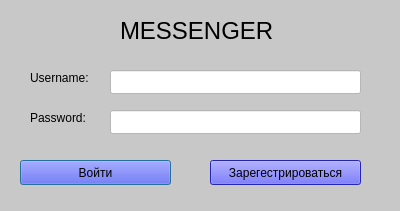
<?xml version="1.0" encoding="UTF-8"?>
<ui version="4.0">
 <class>Dialog</class>
 <widget class="QDialog" name="Dialog">
  <property name="geometry">
   <rect>
    <x>0</x>
    <y>0</y>
    <width>400</width>
    <height>211</height>
   </rect>
  </property>
  <property name="palette">
   <palette>
    <active>
     <colorrole role="WindowText">
      <brush brushstyle="SolidPattern">
       <color alpha="255">
        <red>255</red>
        <green>255</green>
        <blue>255</blue>
       </color>
      </brush>
     </colorrole>
     <colorrole role="Button">
      <brush brushstyle="SolidPattern">
       <color alpha="255">
        <red>200</red>
        <green>200</green>
        <blue>200</blue>
       </color>
      </brush>
     </colorrole>
     <colorrole role="Text">
      <brush brushstyle="SolidPattern">
       <color alpha="255">
        <red>0</red>
        <green>0</green>
        <blue>0</blue>
       </color>
      </brush>
     </colorrole>
     <colorrole role="ButtonText">
      <brush brushstyle="SolidPattern">
       <color alpha="255">
        <red>255</red>
        <green>255</green>
        <blue>255</blue>
       </color>
      </brush>
     </colorrole>
     <colorrole role="Base">
      <brush brushstyle="SolidPattern">
       <color alpha="255">
        <red>200</red>
        <green>200</green>
        <blue>200</blue>
       </color>
      </brush>
     </colorrole>
     <colorrole role="Window">
      <brush brushstyle="SolidPattern">
       <color alpha="255">
        <red>200</red>
        <green>200</green>
        <blue>200</blue>
       </color>
      </brush>
     </colorrole>
     <colorrole role="PlaceholderText">
      <brush brushstyle="SolidPattern">
       <color alpha="128">
        <red>0</red>
        <green>0</green>
        <blue>0</blue>
       </color>
      </brush>
     </colorrole>
    </active>
    <inactive>
     <colorrole role="WindowText">
      <brush brushstyle="SolidPattern">
       <color alpha="255">
        <red>255</red>
        <green>255</green>
        <blue>255</blue>
       </color>
      </brush>
     </colorrole>
     <colorrole role="Button">
      <brush brushstyle="SolidPattern">
       <color alpha="255">
        <red>200</red>
        <green>200</green>
        <blue>200</blue>
       </color>
      </brush>
     </colorrole>
     <colorrole role="Text">
      <brush brushstyle="SolidPattern">
       <color alpha="255">
        <red>0</red>
        <green>0</green>
        <blue>0</blue>
       </color>
      </brush>
     </colorrole>
     <colorrole role="ButtonText">
      <brush brushstyle="SolidPattern">
       <color alpha="255">
        <red>255</red>
        <green>255</green>
        <blue>255</blue>
       </color>
      </brush>
     </colorrole>
     <colorrole role="Base">
      <brush brushstyle="SolidPattern">
       <color alpha="255">
        <red>200</red>
        <green>200</green>
        <blue>200</blue>
       </color>
      </brush>
     </colorrole>
     <colorrole role="Window">
      <brush brushstyle="SolidPattern">
       <color alpha="255">
        <red>200</red>
        <green>200</green>
        <blue>200</blue>
       </color>
      </brush>
     </colorrole>
     <colorrole role="PlaceholderText">
      <brush brushstyle="SolidPattern">
       <color alpha="128">
        <red>0</red>
        <green>0</green>
        <blue>0</blue>
       </color>
      </brush>
     </colorrole>
    </inactive>
    <disabled>
     <colorrole role="WindowText">
      <brush brushstyle="SolidPattern">
       <color alpha="255">
        <red>120</red>
        <green>120</green>
        <blue>120</blue>
       </color>
      </brush>
     </colorrole>
     <colorrole role="Button">
      <brush brushstyle="SolidPattern">
       <color alpha="255">
        <red>200</red>
        <green>200</green>
        <blue>200</blue>
       </color>
      </brush>
     </colorrole>
     <colorrole role="Text">
      <brush brushstyle="SolidPattern">
       <color alpha="255">
        <red>0</red>
        <green>0</green>
        <blue>0</blue>
       </color>
      </brush>
     </colorrole>
     <colorrole role="ButtonText">
      <brush brushstyle="SolidPattern">
       <color alpha="255">
        <red>120</red>
        <green>120</green>
        <blue>120</blue>
       </color>
      </brush>
     </colorrole>
     <colorrole role="Base">
      <brush brushstyle="SolidPattern">
       <color alpha="255">
        <red>200</red>
        <green>200</green>
        <blue>200</blue>
       </color>
      </brush>
     </colorrole>
     <colorrole role="Window">
      <brush brushstyle="SolidPattern">
       <color alpha="255">
        <red>200</red>
        <green>200</green>
        <blue>200</blue>
       </color>
      </brush>
     </colorrole>
     <colorrole role="PlaceholderText">
      <brush brushstyle="SolidPattern">
       <color alpha="128">
        <red>0</red>
        <green>0</green>
        <blue>0</blue>
       </color>
      </brush>
     </colorrole>
    </disabled>
   </palette>
  </property>
  <property name="windowTitle">
   <string>Dialog</string>
  </property>
  <property name="styleSheet">
   <string notr="true">background-color: rgb(200, 200, 200);
color: rgb(0, 0, 0);</string>
  </property>
  <widget class="QLabel" name="label">
   <property name="geometry">
    <rect>
     <x>120</x>
     <y>10</y>
     <width>181</width>
     <height>41</height>
    </rect>
   </property>
   <property name="font">
    <font>
     <pointsize>18</pointsize>
    </font>
   </property>
   <property name="text">
    <string>MESSENGER</string>
   </property>
  </widget>
  <widget class="QLabel" name="label_2">
   <property name="geometry">
    <rect>
     <x>30</x>
     <y>70</y>
     <width>91</width>
     <height>16</height>
    </rect>
   </property>
   <property name="palette">
    <palette>
     <active>
      <colorrole role="WindowText">
       <brush brushstyle="SolidPattern">
        <color alpha="255">
         <red>255</red>
         <green>255</green>
         <blue>255</blue>
        </color>
       </brush>
      </colorrole>
      <colorrole role="Button">
       <brush brushstyle="SolidPattern">
        <color alpha="255">
         <red>200</red>
         <green>200</green>
         <blue>200</blue>
        </color>
       </brush>
      </colorrole>
      <colorrole role="Text">
       <brush brushstyle="SolidPattern">
        <color alpha="255">
         <red>0</red>
         <green>0</green>
         <blue>0</blue>
        </color>
       </brush>
      </colorrole>
      <colorrole role="ButtonText">
       <brush brushstyle="SolidPattern">
        <color alpha="255">
         <red>255</red>
         <green>255</green>
         <blue>255</blue>
        </color>
       </brush>
      </colorrole>
      <colorrole role="Base">
       <brush brushstyle="SolidPattern">
        <color alpha="255">
         <red>200</red>
         <green>200</green>
         <blue>200</blue>
        </color>
       </brush>
      </colorrole>
      <colorrole role="Window">
       <brush brushstyle="SolidPattern">
        <color alpha="255">
         <red>200</red>
         <green>200</green>
         <blue>200</blue>
        </color>
       </brush>
      </colorrole>
      <colorrole role="PlaceholderText">
       <brush brushstyle="SolidPattern">
        <color alpha="128">
         <red>0</red>
         <green>0</green>
         <blue>0</blue>
        </color>
       </brush>
      </colorrole>
     </active>
     <inactive>
      <colorrole role="WindowText">
       <brush brushstyle="SolidPattern">
        <color alpha="255">
         <red>255</red>
         <green>255</green>
         <blue>255</blue>
        </color>
       </brush>
      </colorrole>
      <colorrole role="Button">
       <brush brushstyle="SolidPattern">
        <color alpha="255">
         <red>200</red>
         <green>200</green>
         <blue>200</blue>
        </color>
       </brush>
      </colorrole>
      <colorrole role="Text">
       <brush brushstyle="SolidPattern">
        <color alpha="255">
         <red>0</red>
         <green>0</green>
         <blue>0</blue>
        </color>
       </brush>
      </colorrole>
      <colorrole role="ButtonText">
       <brush brushstyle="SolidPattern">
        <color alpha="255">
         <red>255</red>
         <green>255</green>
         <blue>255</blue>
        </color>
       </brush>
      </colorrole>
      <colorrole role="Base">
       <brush brushstyle="SolidPattern">
        <color alpha="255">
         <red>200</red>
         <green>200</green>
         <blue>200</blue>
        </color>
       </brush>
      </colorrole>
      <colorrole role="Window">
       <brush brushstyle="SolidPattern">
        <color alpha="255">
         <red>200</red>
         <green>200</green>
         <blue>200</blue>
        </color>
       </brush>
      </colorrole>
      <colorrole role="PlaceholderText">
       <brush brushstyle="SolidPattern">
        <color alpha="128">
         <red>0</red>
         <green>0</green>
         <blue>0</blue>
        </color>
       </brush>
      </colorrole>
     </inactive>
     <disabled>
      <colorrole role="WindowText">
       <brush brushstyle="SolidPattern">
        <color alpha="255">
         <red>120</red>
         <green>120</green>
         <blue>120</blue>
        </color>
       </brush>
      </colorrole>
      <colorrole role="Button">
       <brush brushstyle="SolidPattern">
        <color alpha="255">
         <red>200</red>
         <green>200</green>
         <blue>200</blue>
        </color>
       </brush>
      </colorrole>
      <colorrole role="Text">
       <brush brushstyle="SolidPattern">
        <color alpha="255">
         <red>0</red>
         <green>0</green>
         <blue>0</blue>
        </color>
       </brush>
      </colorrole>
      <colorrole role="ButtonText">
       <brush brushstyle="SolidPattern">
        <color alpha="255">
         <red>120</red>
         <green>120</green>
         <blue>120</blue>
        </color>
       </brush>
      </colorrole>
      <colorrole role="Base">
       <brush brushstyle="SolidPattern">
        <color alpha="255">
         <red>200</red>
         <green>200</green>
         <blue>200</blue>
        </color>
       </brush>
      </colorrole>
      <colorrole role="Window">
       <brush brushstyle="SolidPattern">
        <color alpha="255">
         <red>200</red>
         <green>200</green>
         <blue>200</blue>
        </color>
       </brush>
      </colorrole>
      <colorrole role="PlaceholderText">
       <brush brushstyle="SolidPattern">
        <color alpha="128">
         <red>0</red>
         <green>0</green>
         <blue>0</blue>
        </color>
       </brush>
      </colorrole>
     </disabled>
    </palette>
   </property>
   <property name="text">
    <string>Username:</string>
   </property>
  </widget>
  <widget class="QLabel" name="label_3">
   <property name="geometry">
    <rect>
     <x>30</x>
     <y>110</y>
     <width>81</width>
     <height>16</height>
    </rect>
   </property>
   <property name="palette">
    <palette>
     <active>
      <colorrole role="WindowText">
       <brush brushstyle="SolidPattern">
        <color alpha="255">
         <red>255</red>
         <green>255</green>
         <blue>255</blue>
        </color>
       </brush>
      </colorrole>
      <colorrole role="Button">
       <brush brushstyle="SolidPattern">
        <color alpha="255">
         <red>200</red>
         <green>200</green>
         <blue>200</blue>
        </color>
       </brush>
      </colorrole>
      <colorrole role="Text">
       <brush brushstyle="SolidPattern">
        <color alpha="255">
         <red>0</red>
         <green>0</green>
         <blue>0</blue>
        </color>
       </brush>
      </colorrole>
      <colorrole role="ButtonText">
       <brush brushstyle="SolidPattern">
        <color alpha="255">
         <red>0</red>
         <green>0</green>
         <blue>0</blue>
        </color>
       </brush>
      </colorrole>
      <colorrole role="Base">
       <brush brushstyle="SolidPattern">
        <color alpha="255">
         <red>200</red>
         <green>200</green>
         <blue>200</blue>
        </color>
       </brush>
      </colorrole>
      <colorrole role="Window">
       <brush brushstyle="SolidPattern">
        <color alpha="255">
         <red>200</red>
         <green>200</green>
         <blue>200</blue>
        </color>
       </brush>
      </colorrole>
      <colorrole role="PlaceholderText">
       <brush brushstyle="SolidPattern">
        <color alpha="128">
         <red>0</red>
         <green>0</green>
         <blue>0</blue>
        </color>
       </brush>
      </colorrole>
     </active>
     <inactive>
      <colorrole role="WindowText">
       <brush brushstyle="SolidPattern">
        <color alpha="255">
         <red>255</red>
         <green>255</green>
         <blue>255</blue>
        </color>
       </brush>
      </colorrole>
      <colorrole role="Button">
       <brush brushstyle="SolidPattern">
        <color alpha="255">
         <red>200</red>
         <green>200</green>
         <blue>200</blue>
        </color>
       </brush>
      </colorrole>
      <colorrole role="Text">
       <brush brushstyle="SolidPattern">
        <color alpha="255">
         <red>0</red>
         <green>0</green>
         <blue>0</blue>
        </color>
       </brush>
      </colorrole>
      <colorrole role="ButtonText">
       <brush brushstyle="SolidPattern">
        <color alpha="255">
         <red>0</red>
         <green>0</green>
         <blue>0</blue>
        </color>
       </brush>
      </colorrole>
      <colorrole role="Base">
       <brush brushstyle="SolidPattern">
        <color alpha="255">
         <red>200</red>
         <green>200</green>
         <blue>200</blue>
        </color>
       </brush>
      </colorrole>
      <colorrole role="Window">
       <brush brushstyle="SolidPattern">
        <color alpha="255">
         <red>200</red>
         <green>200</green>
         <blue>200</blue>
        </color>
       </brush>
      </colorrole>
      <colorrole role="PlaceholderText">
       <brush brushstyle="SolidPattern">
        <color alpha="128">
         <red>0</red>
         <green>0</green>
         <blue>0</blue>
        </color>
       </brush>
      </colorrole>
     </inactive>
     <disabled>
      <colorrole role="WindowText">
       <brush brushstyle="SolidPattern">
        <color alpha="255">
         <red>120</red>
         <green>120</green>
         <blue>120</blue>
        </color>
       </brush>
      </colorrole>
      <colorrole role="Button">
       <brush brushstyle="SolidPattern">
        <color alpha="255">
         <red>200</red>
         <green>200</green>
         <blue>200</blue>
        </color>
       </brush>
      </colorrole>
      <colorrole role="Text">
       <brush brushstyle="SolidPattern">
        <color alpha="255">
         <red>0</red>
         <green>0</green>
         <blue>0</blue>
        </color>
       </brush>
      </colorrole>
      <colorrole role="ButtonText">
       <brush brushstyle="SolidPattern">
        <color alpha="255">
         <red>0</red>
         <green>0</green>
         <blue>0</blue>
        </color>
       </brush>
      </colorrole>
      <colorrole role="Base">
       <brush brushstyle="SolidPattern">
        <color alpha="255">
         <red>200</red>
         <green>200</green>
         <blue>200</blue>
        </color>
       </brush>
      </colorrole>
      <colorrole role="Window">
       <brush brushstyle="SolidPattern">
        <color alpha="255">
         <red>200</red>
         <green>200</green>
         <blue>200</blue>
        </color>
       </brush>
      </colorrole>
      <colorrole role="PlaceholderText">
       <brush brushstyle="SolidPattern">
        <color alpha="128">
         <red>0</red>
         <green>0</green>
         <blue>0</blue>
        </color>
       </brush>
      </colorrole>
     </disabled>
    </palette>
   </property>
   <property name="text">
    <string>Password:</string>
   </property>
  </widget>
  <widget class="QPushButton" name="sign">
   <property name="geometry">
    <rect>
     <x>20</x>
     <y>160</y>
     <width>151</width>
     <height>25</height>
    </rect>
   </property>
   <property name="palette">
    <palette>
     <active>
      <colorrole role="WindowText">
       <brush brushstyle="SolidPattern">
        <color alpha="255">
         <red>0</red>
         <green>0</green>
         <blue>0</blue>
        </color>
       </brush>
      </colorrole>
      <colorrole role="Button">
       <brush brushstyle="SolidPattern">
        <color alpha="255">
         <red>50</red>
         <green>50</green>
         <blue>255</blue>
        </color>
       </brush>
      </colorrole>
      <colorrole role="Light">
       <brush brushstyle="SolidPattern">
        <color alpha="255">
         <red>255</red>
         <green>170</green>
         <blue>127</blue>
        </color>
       </brush>
      </colorrole>
      <colorrole role="Midlight">
       <brush brushstyle="SolidPattern">
        <color alpha="255">
         <red>255</red>
         <green>127</green>
         <blue>63</blue>
        </color>
       </brush>
      </colorrole>
      <colorrole role="Dark">
       <brush brushstyle="SolidPattern">
        <color alpha="255">
         <red>127</red>
         <green>42</green>
         <blue>0</blue>
        </color>
       </brush>
      </colorrole>
      <colorrole role="Mid">
       <brush brushstyle="SolidPattern">
        <color alpha="255">
         <red>170</red>
         <green>57</green>
         <blue>0</blue>
        </color>
       </brush>
      </colorrole>
      <colorrole role="Text">
       <brush brushstyle="SolidPattern">
        <color alpha="255">
         <red>0</red>
         <green>0</green>
         <blue>0</blue>
        </color>
       </brush>
      </colorrole>
      <colorrole role="BrightText">
       <brush brushstyle="SolidPattern">
        <color alpha="255">
         <red>255</red>
         <green>255</green>
         <blue>255</blue>
        </color>
       </brush>
      </colorrole>
      <colorrole role="ButtonText">
       <brush brushstyle="SolidPattern">
        <color alpha="255">
         <red>0</red>
         <green>0</green>
         <blue>0</blue>
        </color>
       </brush>
      </colorrole>
      <colorrole role="Base">
       <brush brushstyle="SolidPattern">
        <color alpha="255">
         <red>50</red>
         <green>50</green>
         <blue>255</blue>
        </color>
       </brush>
      </colorrole>
      <colorrole role="Window">
       <brush brushstyle="SolidPattern">
        <color alpha="255">
         <red>50</red>
         <green>50</green>
         <blue>255</blue>
        </color>
       </brush>
      </colorrole>
      <colorrole role="Shadow">
       <brush brushstyle="SolidPattern">
        <color alpha="255">
         <red>0</red>
         <green>0</green>
         <blue>0</blue>
        </color>
       </brush>
      </colorrole>
      <colorrole role="AlternateBase">
       <brush brushstyle="SolidPattern">
        <color alpha="255">
         <red>255</red>
         <green>170</green>
         <blue>127</blue>
        </color>
       </brush>
      </colorrole>
      <colorrole role="ToolTipBase">
       <brush brushstyle="SolidPattern">
        <color alpha="255">
         <red>255</red>
         <green>255</green>
         <blue>220</blue>
        </color>
       </brush>
      </colorrole>
      <colorrole role="ToolTipText">
       <brush brushstyle="SolidPattern">
        <color alpha="255">
         <red>0</red>
         <green>0</green>
         <blue>0</blue>
        </color>
       </brush>
      </colorrole>
      <colorrole role="PlaceholderText">
       <brush brushstyle="SolidPattern">
        <color alpha="128">
         <red>0</red>
         <green>0</green>
         <blue>0</blue>
        </color>
       </brush>
      </colorrole>
     </active>
     <inactive>
      <colorrole role="WindowText">
       <brush brushstyle="SolidPattern">
        <color alpha="255">
         <red>0</red>
         <green>0</green>
         <blue>0</blue>
        </color>
       </brush>
      </colorrole>
      <colorrole role="Button">
       <brush brushstyle="SolidPattern">
        <color alpha="255">
         <red>50</red>
         <green>50</green>
         <blue>255</blue>
        </color>
       </brush>
      </colorrole>
      <colorrole role="Light">
       <brush brushstyle="SolidPattern">
        <color alpha="255">
         <red>255</red>
         <green>170</green>
         <blue>127</blue>
        </color>
       </brush>
      </colorrole>
      <colorrole role="Midlight">
       <brush brushstyle="SolidPattern">
        <color alpha="255">
         <red>255</red>
         <green>127</green>
         <blue>63</blue>
        </color>
       </brush>
      </colorrole>
      <colorrole role="Dark">
       <brush brushstyle="SolidPattern">
        <color alpha="255">
         <red>127</red>
         <green>42</green>
         <blue>0</blue>
        </color>
       </brush>
      </colorrole>
      <colorrole role="Mid">
       <brush brushstyle="SolidPattern">
        <color alpha="255">
         <red>170</red>
         <green>57</green>
         <blue>0</blue>
        </color>
       </brush>
      </colorrole>
      <colorrole role="Text">
       <brush brushstyle="SolidPattern">
        <color alpha="255">
         <red>0</red>
         <green>0</green>
         <blue>0</blue>
        </color>
       </brush>
      </colorrole>
      <colorrole role="BrightText">
       <brush brushstyle="SolidPattern">
        <color alpha="255">
         <red>255</red>
         <green>255</green>
         <blue>255</blue>
        </color>
       </brush>
      </colorrole>
      <colorrole role="ButtonText">
       <brush brushstyle="SolidPattern">
        <color alpha="255">
         <red>0</red>
         <green>0</green>
         <blue>0</blue>
        </color>
       </brush>
      </colorrole>
      <colorrole role="Base">
       <brush brushstyle="SolidPattern">
        <color alpha="255">
         <red>50</red>
         <green>50</green>
         <blue>255</blue>
        </color>
       </brush>
      </colorrole>
      <colorrole role="Window">
       <brush brushstyle="SolidPattern">
        <color alpha="255">
         <red>50</red>
         <green>50</green>
         <blue>255</blue>
        </color>
       </brush>
      </colorrole>
      <colorrole role="Shadow">
       <brush brushstyle="SolidPattern">
        <color alpha="255">
         <red>0</red>
         <green>0</green>
         <blue>0</blue>
        </color>
       </brush>
      </colorrole>
      <colorrole role="AlternateBase">
       <brush brushstyle="SolidPattern">
        <color alpha="255">
         <red>255</red>
         <green>170</green>
         <blue>127</blue>
        </color>
       </brush>
      </colorrole>
      <colorrole role="ToolTipBase">
       <brush brushstyle="SolidPattern">
        <color alpha="255">
         <red>255</red>
         <green>255</green>
         <blue>220</blue>
        </color>
       </brush>
      </colorrole>
      <colorrole role="ToolTipText">
       <brush brushstyle="SolidPattern">
        <color alpha="255">
         <red>0</red>
         <green>0</green>
         <blue>0</blue>
        </color>
       </brush>
      </colorrole>
      <colorrole role="PlaceholderText">
       <brush brushstyle="SolidPattern">
        <color alpha="128">
         <red>0</red>
         <green>0</green>
         <blue>0</blue>
        </color>
       </brush>
      </colorrole>
     </inactive>
     <disabled>
      <colorrole role="WindowText">
       <brush brushstyle="SolidPattern">
        <color alpha="255">
         <red>0</red>
         <green>0</green>
         <blue>0</blue>
        </color>
       </brush>
      </colorrole>
      <colorrole role="Button">
       <brush brushstyle="SolidPattern">
        <color alpha="255">
         <red>50</red>
         <green>50</green>
         <blue>255</blue>
        </color>
       </brush>
      </colorrole>
      <colorrole role="Light">
       <brush brushstyle="SolidPattern">
        <color alpha="255">
         <red>255</red>
         <green>170</green>
         <blue>127</blue>
        </color>
       </brush>
      </colorrole>
      <colorrole role="Midlight">
       <brush brushstyle="SolidPattern">
        <color alpha="255">
         <red>255</red>
         <green>127</green>
         <blue>63</blue>
        </color>
       </brush>
      </colorrole>
      <colorrole role="Dark">
       <brush brushstyle="SolidPattern">
        <color alpha="255">
         <red>127</red>
         <green>42</green>
         <blue>0</blue>
        </color>
       </brush>
      </colorrole>
      <colorrole role="Mid">
       <brush brushstyle="SolidPattern">
        <color alpha="255">
         <red>170</red>
         <green>57</green>
         <blue>0</blue>
        </color>
       </brush>
      </colorrole>
      <colorrole role="Text">
       <brush brushstyle="SolidPattern">
        <color alpha="255">
         <red>0</red>
         <green>0</green>
         <blue>0</blue>
        </color>
       </brush>
      </colorrole>
      <colorrole role="BrightText">
       <brush brushstyle="SolidPattern">
        <color alpha="255">
         <red>255</red>
         <green>255</green>
         <blue>255</blue>
        </color>
       </brush>
      </colorrole>
      <colorrole role="ButtonText">
       <brush brushstyle="SolidPattern">
        <color alpha="255">
         <red>0</red>
         <green>0</green>
         <blue>0</blue>
        </color>
       </brush>
      </colorrole>
      <colorrole role="Base">
       <brush brushstyle="SolidPattern">
        <color alpha="255">
         <red>50</red>
         <green>50</green>
         <blue>255</blue>
        </color>
       </brush>
      </colorrole>
      <colorrole role="Window">
       <brush brushstyle="SolidPattern">
        <color alpha="255">
         <red>50</red>
         <green>50</green>
         <blue>255</blue>
        </color>
       </brush>
      </colorrole>
      <colorrole role="Shadow">
       <brush brushstyle="SolidPattern">
        <color alpha="255">
         <red>0</red>
         <green>0</green>
         <blue>0</blue>
        </color>
       </brush>
      </colorrole>
      <colorrole role="AlternateBase">
       <brush brushstyle="SolidPattern">
        <color alpha="255">
         <red>255</red>
         <green>85</green>
         <blue>0</blue>
        </color>
       </brush>
      </colorrole>
      <colorrole role="ToolTipBase">
       <brush brushstyle="SolidPattern">
        <color alpha="255">
         <red>255</red>
         <green>255</green>
         <blue>220</blue>
        </color>
       </brush>
      </colorrole>
      <colorrole role="ToolTipText">
       <brush brushstyle="SolidPattern">
        <color alpha="255">
         <red>0</red>
         <green>0</green>
         <blue>0</blue>
        </color>
       </brush>
      </colorrole>
      <colorrole role="PlaceholderText">
       <brush brushstyle="SolidPattern">
        <color alpha="128">
         <red>0</red>
         <green>0</green>
         <blue>0</blue>
        </color>
       </brush>
      </colorrole>
     </disabled>
    </palette>
   </property>
   <property name="styleSheet">
    <string notr="true">background-color: rgb(50, 50, 255);
color: rgb(0, 0, 0);</string>
   </property>
   <property name="text">
    <string>Войти</string>
   </property>
  </widget>
  <widget class="QPushButton" name="create">
   <property name="geometry">
    <rect>
     <x>210</x>
     <y>160</y>
     <width>151</width>
     <height>25</height>
    </rect>
   </property>
   <property name="palette">
    <palette>
     <active>
      <colorrole role="WindowText">
       <brush brushstyle="SolidPattern">
        <color alpha="255">
         <red>0</red>
         <green>0</green>
         <blue>0</blue>
        </color>
       </brush>
      </colorrole>
      <colorrole role="Button">
       <brush brushstyle="SolidPattern">
        <color alpha="255">
         <red>50</red>
         <green>50</green>
         <blue>255</blue>
        </color>
       </brush>
      </colorrole>
      <colorrole role="Light">
       <brush brushstyle="SolidPattern">
        <color alpha="255">
         <red>255</red>
         <green>170</green>
         <blue>127</blue>
        </color>
       </brush>
      </colorrole>
      <colorrole role="Midlight">
       <brush brushstyle="SolidPattern">
        <color alpha="255">
         <red>255</red>
         <green>127</green>
         <blue>63</blue>
        </color>
       </brush>
      </colorrole>
      <colorrole role="Dark">
       <brush brushstyle="SolidPattern">
        <color alpha="255">
         <red>127</red>
         <green>42</green>
         <blue>0</blue>
        </color>
       </brush>
      </colorrole>
      <colorrole role="Mid">
       <brush brushstyle="SolidPattern">
        <color alpha="255">
         <red>170</red>
         <green>57</green>
         <blue>0</blue>
        </color>
       </brush>
      </colorrole>
      <colorrole role="Text">
       <brush brushstyle="SolidPattern">
        <color alpha="255">
         <red>0</red>
         <green>0</green>
         <blue>0</blue>
        </color>
       </brush>
      </colorrole>
      <colorrole role="BrightText">
       <brush brushstyle="SolidPattern">
        <color alpha="255">
         <red>255</red>
         <green>255</green>
         <blue>255</blue>
        </color>
       </brush>
      </colorrole>
      <colorrole role="ButtonText">
       <brush brushstyle="SolidPattern">
        <color alpha="255">
         <red>0</red>
         <green>0</green>
         <blue>0</blue>
        </color>
       </brush>
      </colorrole>
      <colorrole role="Base">
       <brush brushstyle="SolidPattern">
        <color alpha="255">
         <red>50</red>
         <green>50</green>
         <blue>255</blue>
        </color>
       </brush>
      </colorrole>
      <colorrole role="Window">
       <brush brushstyle="SolidPattern">
        <color alpha="255">
         <red>50</red>
         <green>50</green>
         <blue>255</blue>
        </color>
       </brush>
      </colorrole>
      <colorrole role="Shadow">
       <brush brushstyle="SolidPattern">
        <color alpha="255">
         <red>0</red>
         <green>0</green>
         <blue>0</blue>
        </color>
       </brush>
      </colorrole>
      <colorrole role="AlternateBase">
       <brush brushstyle="SolidPattern">
        <color alpha="255">
         <red>255</red>
         <green>170</green>
         <blue>127</blue>
        </color>
       </brush>
      </colorrole>
      <colorrole role="ToolTipBase">
       <brush brushstyle="SolidPattern">
        <color alpha="255">
         <red>255</red>
         <green>255</green>
         <blue>220</blue>
        </color>
       </brush>
      </colorrole>
      <colorrole role="ToolTipText">
       <brush brushstyle="SolidPattern">
        <color alpha="255">
         <red>0</red>
         <green>0</green>
         <blue>0</blue>
        </color>
       </brush>
      </colorrole>
      <colorrole role="PlaceholderText">
       <brush brushstyle="SolidPattern">
        <color alpha="128">
         <red>0</red>
         <green>0</green>
         <blue>0</blue>
        </color>
       </brush>
      </colorrole>
     </active>
     <inactive>
      <colorrole role="WindowText">
       <brush brushstyle="SolidPattern">
        <color alpha="255">
         <red>0</red>
         <green>0</green>
         <blue>0</blue>
        </color>
       </brush>
      </colorrole>
      <colorrole role="Button">
       <brush brushstyle="SolidPattern">
        <color alpha="255">
         <red>50</red>
         <green>50</green>
         <blue>255</blue>
        </color>
       </brush>
      </colorrole>
      <colorrole role="Light">
       <brush brushstyle="SolidPattern">
        <color alpha="255">
         <red>255</red>
         <green>170</green>
         <blue>127</blue>
        </color>
       </brush>
      </colorrole>
      <colorrole role="Midlight">
       <brush brushstyle="SolidPattern">
        <color alpha="255">
         <red>255</red>
         <green>127</green>
         <blue>63</blue>
        </color>
       </brush>
      </colorrole>
      <colorrole role="Dark">
       <brush brushstyle="SolidPattern">
        <color alpha="255">
         <red>127</red>
         <green>42</green>
         <blue>0</blue>
        </color>
       </brush>
      </colorrole>
      <colorrole role="Mid">
       <brush brushstyle="SolidPattern">
        <color alpha="255">
         <red>170</red>
         <green>57</green>
         <blue>0</blue>
        </color>
       </brush>
      </colorrole>
      <colorrole role="Text">
       <brush brushstyle="SolidPattern">
        <color alpha="255">
         <red>0</red>
         <green>0</green>
         <blue>0</blue>
        </color>
       </brush>
      </colorrole>
      <colorrole role="BrightText">
       <brush brushstyle="SolidPattern">
        <color alpha="255">
         <red>255</red>
         <green>255</green>
         <blue>255</blue>
        </color>
       </brush>
      </colorrole>
      <colorrole role="ButtonText">
       <brush brushstyle="SolidPattern">
        <color alpha="255">
         <red>0</red>
         <green>0</green>
         <blue>0</blue>
        </color>
       </brush>
      </colorrole>
      <colorrole role="Base">
       <brush brushstyle="SolidPattern">
        <color alpha="255">
         <red>50</red>
         <green>50</green>
         <blue>255</blue>
        </color>
       </brush>
      </colorrole>
      <colorrole role="Window">
       <brush brushstyle="SolidPattern">
        <color alpha="255">
         <red>50</red>
         <green>50</green>
         <blue>255</blue>
        </color>
       </brush>
      </colorrole>
      <colorrole role="Shadow">
       <brush brushstyle="SolidPattern">
        <color alpha="255">
         <red>0</red>
         <green>0</green>
         <blue>0</blue>
        </color>
       </brush>
      </colorrole>
      <colorrole role="AlternateBase">
       <brush brushstyle="SolidPattern">
        <color alpha="255">
         <red>255</red>
         <green>170</green>
         <blue>127</blue>
        </color>
       </brush>
      </colorrole>
      <colorrole role="ToolTipBase">
       <brush brushstyle="SolidPattern">
        <color alpha="255">
         <red>255</red>
         <green>255</green>
         <blue>220</blue>
        </color>
       </brush>
      </colorrole>
      <colorrole role="ToolTipText">
       <brush brushstyle="SolidPattern">
        <color alpha="255">
         <red>0</red>
         <green>0</green>
         <blue>0</blue>
        </color>
       </brush>
      </colorrole>
      <colorrole role="PlaceholderText">
       <brush brushstyle="SolidPattern">
        <color alpha="128">
         <red>0</red>
         <green>0</green>
         <blue>0</blue>
        </color>
       </brush>
      </colorrole>
     </inactive>
     <disabled>
      <colorrole role="WindowText">
       <brush brushstyle="SolidPattern">
        <color alpha="255">
         <red>0</red>
         <green>0</green>
         <blue>0</blue>
        </color>
       </brush>
      </colorrole>
      <colorrole role="Button">
       <brush brushstyle="SolidPattern">
        <color alpha="255">
         <red>50</red>
         <green>50</green>
         <blue>255</blue>
        </color>
       </brush>
      </colorrole>
      <colorrole role="Light">
       <brush brushstyle="SolidPattern">
        <color alpha="255">
         <red>255</red>
         <green>170</green>
         <blue>127</blue>
        </color>
       </brush>
      </colorrole>
      <colorrole role="Midlight">
       <brush brushstyle="SolidPattern">
        <color alpha="255">
         <red>255</red>
         <green>127</green>
         <blue>63</blue>
        </color>
       </brush>
      </colorrole>
      <colorrole role="Dark">
       <brush brushstyle="SolidPattern">
        <color alpha="255">
         <red>127</red>
         <green>42</green>
         <blue>0</blue>
        </color>
       </brush>
      </colorrole>
      <colorrole role="Mid">
       <brush brushstyle="SolidPattern">
        <color alpha="255">
         <red>170</red>
         <green>57</green>
         <blue>0</blue>
        </color>
       </brush>
      </colorrole>
      <colorrole role="Text">
       <brush brushstyle="SolidPattern">
        <color alpha="255">
         <red>0</red>
         <green>0</green>
         <blue>0</blue>
        </color>
       </brush>
      </colorrole>
      <colorrole role="BrightText">
       <brush brushstyle="SolidPattern">
        <color alpha="255">
         <red>255</red>
         <green>255</green>
         <blue>255</blue>
        </color>
       </brush>
      </colorrole>
      <colorrole role="ButtonText">
       <brush brushstyle="SolidPattern">
        <color alpha="255">
         <red>0</red>
         <green>0</green>
         <blue>0</blue>
        </color>
       </brush>
      </colorrole>
      <colorrole role="Base">
       <brush brushstyle="SolidPattern">
        <color alpha="255">
         <red>50</red>
         <green>50</green>
         <blue>255</blue>
        </color>
       </brush>
      </colorrole>
      <colorrole role="Window">
       <brush brushstyle="SolidPattern">
        <color alpha="255">
         <red>50</red>
         <green>50</green>
         <blue>255</blue>
        </color>
       </brush>
      </colorrole>
      <colorrole role="Shadow">
       <brush brushstyle="SolidPattern">
        <color alpha="255">
         <red>0</red>
         <green>0</green>
         <blue>0</blue>
        </color>
       </brush>
      </colorrole>
      <colorrole role="AlternateBase">
       <brush brushstyle="SolidPattern">
        <color alpha="255">
         <red>255</red>
         <green>85</green>
         <blue>0</blue>
        </color>
       </brush>
      </colorrole>
      <colorrole role="ToolTipBase">
       <brush brushstyle="SolidPattern">
        <color alpha="255">
         <red>255</red>
         <green>255</green>
         <blue>220</blue>
        </color>
       </brush>
      </colorrole>
      <colorrole role="ToolTipText">
       <brush brushstyle="SolidPattern">
        <color alpha="255">
         <red>0</red>
         <green>0</green>
         <blue>0</blue>
        </color>
       </brush>
      </colorrole>
      <colorrole role="PlaceholderText">
       <brush brushstyle="SolidPattern">
        <color alpha="128">
         <red>0</red>
         <green>0</green>
         <blue>0</blue>
        </color>
       </brush>
      </colorrole>
     </disabled>
    </palette>
   </property>
   <property name="styleSheet">
    <string notr="true">background-color: rgb(50, 50, 255);
color: rgb(0, 0, 0);</string>
   </property>
   <property name="text">
    <string>Зарегестрироваться</string>
   </property>
  </widget>
  <widget class="QLineEdit" name="user">
   <property name="geometry">
    <rect>
     <x>110</x>
     <y>70</y>
     <width>251</width>
     <height>24</height>
    </rect>
   </property>
   <property name="styleSheet">
    <string notr="true">background-color: rgb(255, 255, 255);</string>
   </property>
  </widget>
  <widget class="QLineEdit" name="pass">
   <property name="enabled">
    <bool>true</bool>
   </property>
   <property name="geometry">
    <rect>
     <x>110</x>
     <y>110</y>
     <width>251</width>
     <height>24</height>
    </rect>
   </property>
   <property name="styleSheet">
    <string notr="true">background-color: rgb(255, 255, 255);</string>
   </property>
   <property name="inputMethodHints">
    <set>Qt::InputMethodHint::ImhHiddenText|Qt::InputMethodHint::ImhNoAutoUppercase|Qt::InputMethodHint::ImhNoPredictiveText|Qt::InputMethodHint::ImhSensitiveData</set>
   </property>
   <property name="echoMode">
    <enum>QLineEdit::EchoMode::Password</enum>
   </property>
  </widget>
 </widget>
 <resources/>
 <connections/>
</ui>
